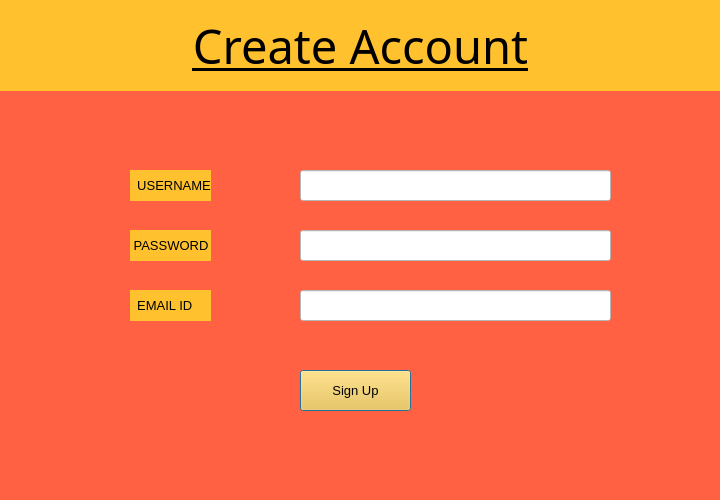
<?xml version="1.0" encoding="UTF-8"?>
<ui version="4.0">
 <class>Dialog</class>
 <widget class="QDialog" name="Dialog">
  <property name="geometry">
   <rect>
    <x>0</x>
    <y>0</y>
    <width>720</width>
    <height>500</height>
   </rect>
  </property>
  <property name="minimumSize">
   <size>
    <width>720</width>
    <height>500</height>
   </size>
  </property>
  <property name="maximumSize">
   <size>
    <width>720</width>
    <height>500</height>
   </size>
  </property>
  <property name="font">
   <font>
    <family>Papyrus</family>
   </font>
  </property>
  <property name="windowTitle">
   <string>Dialog</string>
  </property>
  <property name="styleSheet">
   <string notr="true">background-color: rgb(255, 97, 66);</string>
  </property>
  <widget class="QLabel" name="label">
   <property name="geometry">
    <rect>
     <x>130</x>
     <y>170</y>
     <width>81</width>
     <height>31</height>
    </rect>
   </property>
   <property name="font">
    <font>
     <family>Tahoma</family>
     <pointsize>10</pointsize>
    </font>
   </property>
   <property name="styleSheet">
    <string notr="true">background-color: rgb(255, 193, 46);</string>
   </property>
   <property name="text">
    <string>  USERNAME</string>
   </property>
  </widget>
  <widget class="QLabel" name="label_2">
   <property name="geometry">
    <rect>
     <x>130</x>
     <y>230</y>
     <width>81</width>
     <height>31</height>
    </rect>
   </property>
   <property name="font">
    <font>
     <family>Tahoma</family>
     <pointsize>10</pointsize>
    </font>
   </property>
   <property name="styleSheet">
    <string notr="true">background-color: rgb(255, 193, 46);</string>
   </property>
   <property name="text">
    <string> PASSWORD</string>
   </property>
  </widget>
  <widget class="QLabel" name="label_3">
   <property name="geometry">
    <rect>
     <x>130</x>
     <y>290</y>
     <width>81</width>
     <height>31</height>
    </rect>
   </property>
   <property name="font">
    <font>
     <family>Tahoma</family>
     <pointsize>10</pointsize>
    </font>
   </property>
   <property name="styleSheet">
    <string notr="true">background-color: rgb(255, 193, 46);</string>
   </property>
   <property name="text">
    <string>  EMAIL ID</string>
   </property>
  </widget>
  <widget class="QLineEdit" name="uname_lineEdit">
   <property name="geometry">
    <rect>
     <x>300</x>
     <y>170</y>
     <width>311</width>
     <height>31</height>
    </rect>
   </property>
   <property name="styleSheet">
    <string notr="true">background-color: rgb(255, 255, 255);</string>
   </property>
  </widget>
  <widget class="QPushButton" name="signup_btn">
   <property name="geometry">
    <rect>
     <x>300</x>
     <y>370</y>
     <width>111</width>
     <height>41</height>
    </rect>
   </property>
   <property name="font">
    <font>
     <family>Tahoma</family>
     <pointsize>10</pointsize>
    </font>
   </property>
   <property name="styleSheet">
    <string notr="true">background-color: rgb(255, 193, 46);</string>
   </property>
   <property name="text">
    <string>Sign Up</string>
   </property>
  </widget>
  <widget class="QLabel" name="label_4">
   <property name="geometry">
    <rect>
     <x>0</x>
     <y>0</y>
     <width>721</width>
     <height>91</height>
    </rect>
   </property>
   <property name="font">
    <font>
     <family>Papyrus</family>
     <pointsize>35</pointsize>
     <weight>50</weight>
     <bold>false</bold>
     <underline>true</underline>
    </font>
   </property>
   <property name="styleSheet">
    <string notr="true">background-color: rgb(255, 193, 46);</string>
   </property>
   <property name="text">
    <string>Create Account</string>
   </property>
   <property name="alignment">
    <set>Qt::AlignCenter</set>
   </property>
  </widget>
  <widget class="QLineEdit" name="uname_lineEdit_2">
   <property name="geometry">
    <rect>
     <x>300</x>
     <y>290</y>
     <width>311</width>
     <height>31</height>
    </rect>
   </property>
   <property name="styleSheet">
    <string notr="true">background-color: rgb(255, 255, 255);</string>
   </property>
  </widget>
  <widget class="QLineEdit" name="uname_lineEdit_3">
   <property name="geometry">
    <rect>
     <x>300</x>
     <y>230</y>
     <width>311</width>
     <height>31</height>
    </rect>
   </property>
   <property name="styleSheet">
    <string notr="true">background-color: rgb(255, 255, 255);</string>
   </property>
  </widget>
 </widget>
 <resources/>
 <connections/>
</ui>
